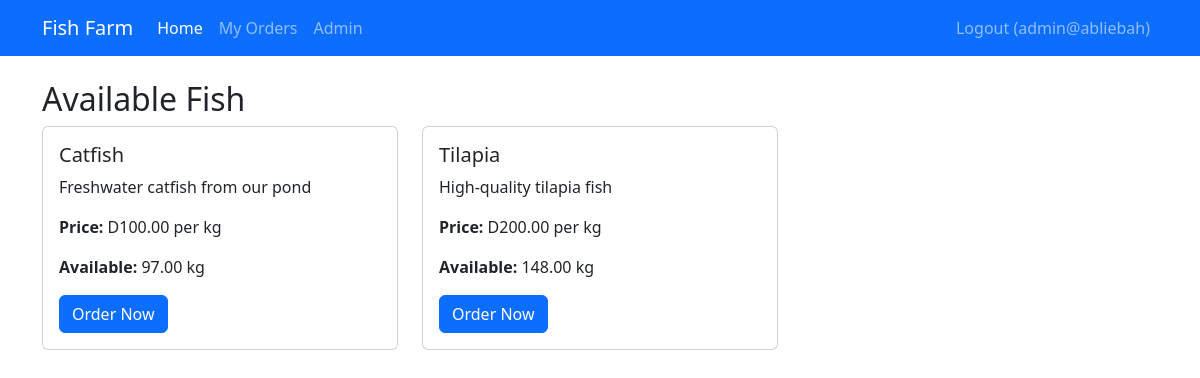
/index.php (signed in), run on an earlier commit of the app's database.
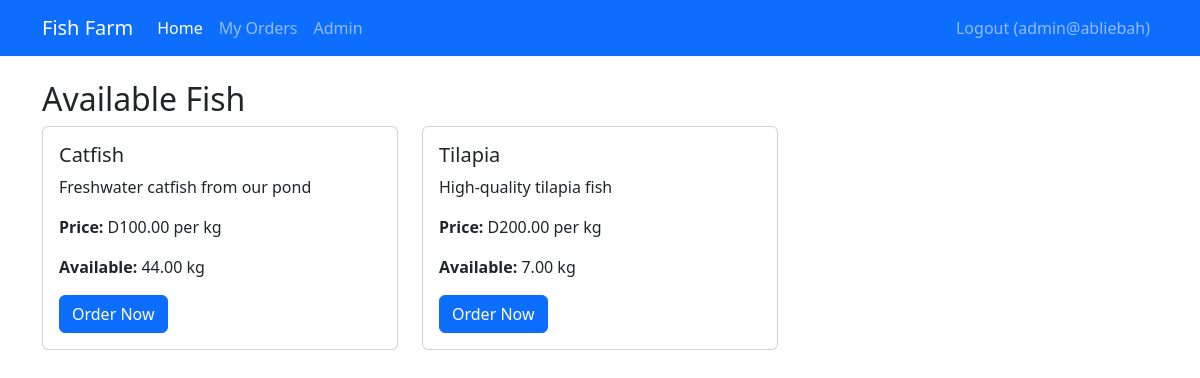
And on a later commit of the database.
### tables this page shows
CREATE TABLE `inventory` (
  `id` int(11) NOT NULL,
  `fish_type_id` int(11) NOT NULL,
  `quantity_kg` decimal(10,2) NOT NULL,
  `last_updated` timestamp NOT NULL DEFAULT current_timestamp() ON UPDATE current_timestamp()
);

### auth.php (called while the page is built, shortened)
<?php
function isLoggedIn()
{
    return isset($_SESSION['user_id']);
}
function isAdmin()
{
    return isLoggedIn() && $_SESSION['role'] === 'admin';
}

### functions.php (called while the page is built, shortened)
<?php
require_once 'config.php';
function getAllFishTypes()
{
    global $pdo;
    $stmt = $pdo->query("SELECT * FROM fish_types");
    return $stmt->fetchAll();
}
function getInventory()
{
    global $pdo;
    $stmt = $pdo->query("SELECT i.*, f.name, f.price_per_kg FROM inventory i JOIN fish_types f ON i.fish_type_id = f.id");
    return $stmt->fetchAll();
}

### index.php (the view, shortened to what this page needs)
<?php
require_once 'auth.php';
require_once 'functions.php';
$fishTypes = getAllFishTypes();
$inventory = getInventory();
?>
<!DOCTYPE html>
<html lang="en">
<head>
    <link href="https://cdn.jsdelivr.net/npm/bootstrap@5.3.0/dist/css/bootstrap.min.css" rel="stylesheet">
</head>
<body>
    <nav class="navbar navbar-expand-lg navbar-dark bg-primary">
        <div class="container">
            <a class="navbar-brand" href="#">Fish Farm</a>
            <div class="collapse navbar-collapse" id="navbarNav">
                <ul class="navbar-nav me-auto">
                    <li class="nav-item">
                        <a class="nav-link active" href="index.php">Home</a>
                    </li>
                    <li class="nav-item">
                        <a class="nav-link" href="orders.php">My Orders</a>
                    </li>
                    <?php if (isAdmin()): ?>
                        <li class="nav-item">
                            <a class="nav-link" href="admin.php">Admin</a>
                        </li>
                    <?php endif; ?>
                </ul>
                <ul class="navbar-nav">
                    <li class="nav-item">
                        <a class="nav-link" href="logout.php">Logout (<?= htmlspecialchars($_SESSION['username']) ?>)</a>
                    </li>
                </ul>
            </div>
        </div>
    </nav>
    <div class="container mt-4">
        <h2>Available Fish</h2>
        <div class="row">
            <?php foreach ($fishTypes as $fish): ?>
                <div class="col-md-4 mb-4">
                    <div class="card">
                        <div class="card-body">
                            <h5 class="card-title"><?= htmlspecialchars($fish['name']) ?></h5>
                            <p class="card-text"><?= htmlspecialchars($fish['description']) ?></p>
                            <p class="card-text"><strong>Price:</strong> D<?= number_format($fish['price_per_kg'], 2) ?> per kg</p>
                            <p class="card-text">
                                <strong>Available:</strong>
                                <?php
                                $available = 0;
                                foreach ($inventory as $item) {
                                    if ($item['fish_type_id'] == $fish['id']) {
                                        $available = $item['quantity_kg'];
                                        break;
                                    }
                                }
                                echo number_format($available, 2) . ' kg';
                                ?>
                            </p>
                            <?php if ($available > 0): ?>
                                <a href="order.php?fish_id=<?= $fish['id'] ?>" class="btn btn-primary">Order Now</a>
                            <?php else: ?>
                                <button class="btn btn-secondary" disabled>Out of Stock</button>
                            <?php endif; ?>
                        </div>
                    </div>
                </div>
            <?php endforeach; ?>
        </div>
    </div>
</body>
</html>

What changed in the data, as far as the page shows it:
changed inventory (number 1 of 2 on the later page): quantity_kg "97.00" → "44.00"
changed inventory (number 2 of 2 on the later page): quantity_kg "148.00" → "7.00"
